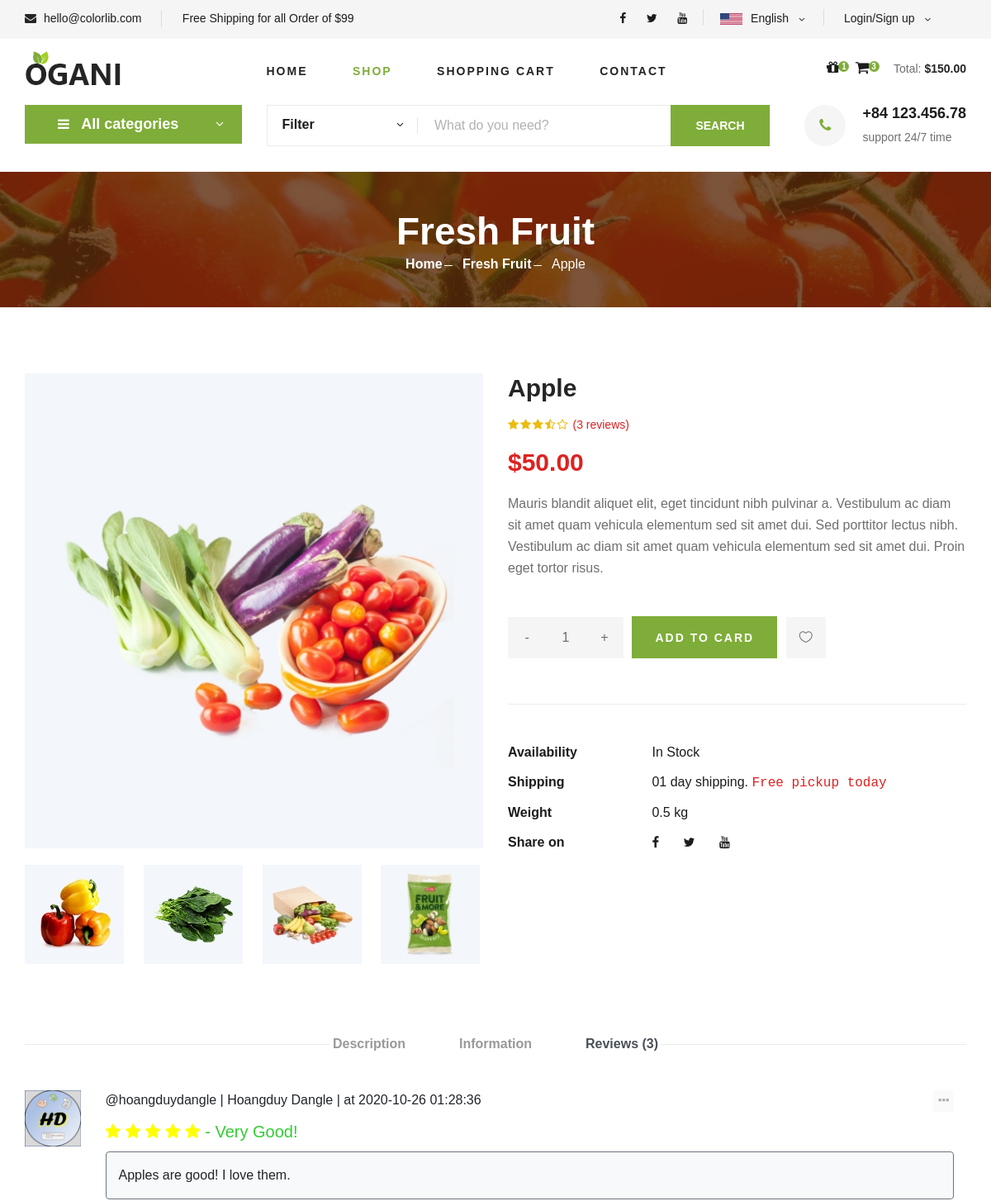
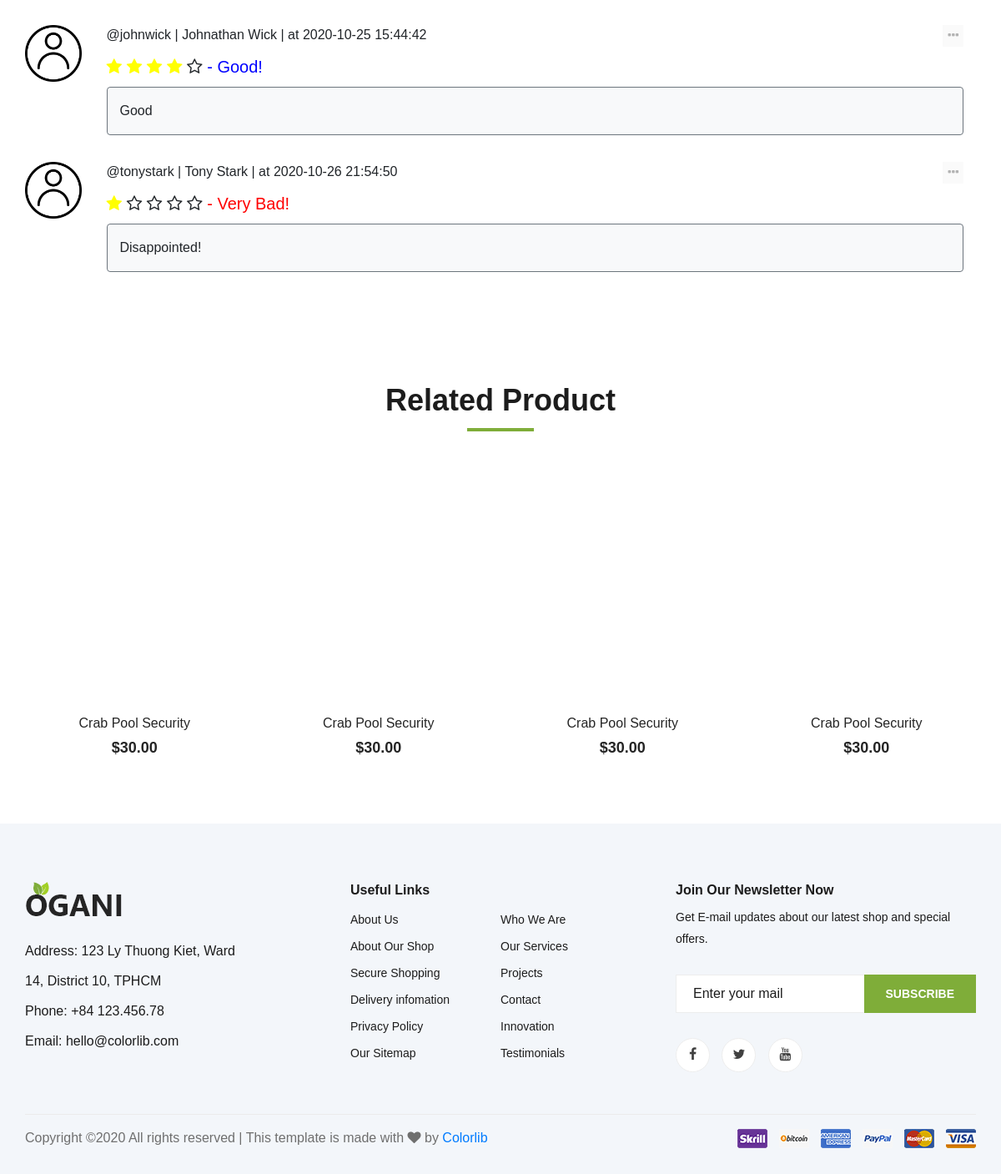
The page /shop/detail/apple on the database its author committed (2 pictures, top to bottom).
### tables this page shows
CREATE TABLE `item` (
  `id_item` varchar(100) NOT NULL,
  `name_item` varchar(100) NOT NULL DEFAULT 'Default name',
  `avatar_item` varchar(500) NOT NULL DEFAULT 'Default link',
  `description_item` varchar(500) NOT NULL DEFAULT 'Default description',
  `price_item` int(11) NOT NULL DEFAULT 0,
  `availability_item` tinyint(1) NOT NULL DEFAULT 1,
  `weight_item` float NOT NULL DEFAULT 0,
  `sale_off_item` int(11) NOT NULL DEFAULT 0,
  `featured` tinyint(1) NOT NULL DEFAULT 0,
  `best_seller_item` tinyint(1) NOT NULL DEFAULT 0,
  `date_created_item` datetime DEFAULT NULL,
  `latest_date_updated_item` datetime DEFAULT NULL,
  `category_item` varchar(100) DEFAULT NULL
);

CREATE TABLE `category` (
  `id_category` varchar(100) NOT NULL,
  `name_category` varchar(100) NOT NULL DEFAULT 'Default name'
);

CREATE TABLE `rating_user_item` (
  `username_user_rating` varchar(100) NOT NULL,
  `id_item_rating` varchar(100) NOT NULL,
  `rating` int(11) NOT NULL,
  `review` varchar(500) DEFAULT NULL,
  `date_rating` datetime NOT NULL
);

CREATE TABLE `user` (
  `username_user` varchar(100) NOT NULL,
  `password_user` varchar(500) NOT NULL,
  `fname_user` varchar(100) NOT NULL,
  `lname_user` varchar(100) NOT NULL,
  `bday_user` date NOT NULL,
  `avatar_user` varchar(500) DEFAULT NULL,
  `address_user` varchar(500) DEFAULT NULL,
  `email_user` varchar(500) DEFAULT NULL,
  `role_user` int(11) DEFAULT NULL
);

### mvc/views/pages/detail.php (the view, shortened to what the rows shown need)
<section class="breadcrumb-section set-bg" data-setbg="/tmdt_201/public/master1/img/breadcrumb.jpg">
    <div class="container">
        <div class="row">
            <div class="col-lg-12 text-center">
                <div class="breadcrumb__text">
                    <?php $item_object = json_decode($data["item"]); ?>
                    <h2><?php echo $item_object->name_category; ?></h2>
                    <div class="breadcrumb__option">
                        <a href="http://localhost/tmdt_201/home">Home</a>
                        <a href="http://localhost/tmdt_201/shop/<?php echo $item_object->category_item; ?>"><?php echo $item_object->name_category; ?></a>
                        <span><?php echo $item_object->name_item; ?></span>
                    </div>
                </div>
            </div>
        </div>
    </div>
</section>
<section class="product-details spad">
    <div class="container">
        <div class="row">
            <div class="col-lg-6 col-md-6">
                <div class="product__details__text">
                    <h3><?php echo $item_object->name_item; ?></h3>
                    <?php $review_list = json_decode($data['review_list']);
                    $size_list = count($review_list);
                    $average_rating = 0;
                    for($i = 0; $i < $size_list; $i++){
                        $average_rating += $review_list[$i]->rating;
                    }
                    $average_rating/=$size_list;
                    ?>
                    <div class="product__details__rating">
                        <i class="fa <?php echo ($average_rating > 0 && $average_rating < 0.3)?'fa-star-o':(($average_rating >= 0.3 && $average_rating < 0.7)?'fa-star-half-o':'fa-star');?>"></i>
                        <i class="fa <?php echo (($average_rating > 1 && $average_rating < 1.3) || $average_rating <= 1)?'fa-star-o':(($average_rating >= 1.3 && $average_rating < 1.7)?'fa-star-half-o':'fa-star');?>"></i>
                        <i class="fa <?php echo (($average_rating > 2 && $average_rating < 2.3) || $average_rating <= 2)?'fa-star-o':(($average_rating >= 2.3 && $average_rating < 2.7)?'fa-star-half-o':'fa-star');?>"></i>
                        <i class="fa <?php echo (($average_rating > 3 && $average_rating < 3.3) || $average_rating <= 3)?'fa-star-o':(($average_rating >= 3.3 && $average_rating < 3.7)?'fa-star-half-o':'fa-star');?>"></i>
                        <i class="fa <?php echo (($average_rating > 4 && $average_rating < 4.3) || $average_rating <= 4)?'fa-star-o':(($average_rating >= 4.3 && $average_rating < 4.7)?'fa-star-half-o':'fa-star');?>"></i>
                        <span>(<?php echo $size_list; ?> reviews)</span>
                    </div>
                    <div class="product__details__price">$50.00</div>
                    <p>Mauris blandit aliquet elit, eget tincidunt nibh pulvinar a. Vestibulum ac diam sit amet quam
                        vehicula elementum sed sit amet dui. Sed porttitor lectus nibh. Vestibulum ac diam sit amet
                        quam vehicula elementum sed sit amet dui. Proin eget tortor risus.</p>
                    <div class="product__details__quantity">
                        <div class="quantity">
                        </div>
                    </div>
                    <a href="#" class="primary-btn">ADD TO CARD</a>
                    <a href="#" class="heart-icon"><span class="icon_heart_alt"></span></a>
                    <ul>
                        <li><b>Availability</b>
                        </li>
                        <li><b>Shipping</b> <span>01 day shipping. <samp>Free pickup today</samp></span></li>
                        <li><b>Weight</b> <span>0.5 kg</span></li>
                        <li><b>Share on</b>
                        </li>
                    </ul>
                </div>
            </div>
            <div class="col-lg-12">
                <div class="product__details__tab">
                    <div class="tab-content">
                        <div class="tab-pane active" id="tabs-3" role="tabpanel">
                            <div class="product__details__tab__desc">
                                <?php
                                for($row = 0; $row < $size_list; $row++){
                                    $id_review = $review_list[$row]->username_user_rating." ".
                                    $review_list[$row]->id_item_rating." ".
                                    $review_list[$row]->date_rating;
                                    $id_review = str_replace(' ', '-', $id_review);
                                    $level_rating = "level-rating-".$id_review;
                                    $comment = "comment-".$id_review;
                                    $rating = $review_list[$row]->rating;
                                    $level_rating_content = '';
                                    $level_rating_color = '';
                                    switch($rating){
                                        case 1:
                                            $level_rating_content = " - Very Bad!";
                                            $level_rating_color = "red";
                                            break;
                                        case 4:
                                            $level_rating_content = " - Good!";
                                            $level_rating_color = "blue";
                                            break;
                                        case 5:
                                            $level_rating_content = " - Very Good!";
                                            $level_rating_color = "limegreen";
                                            break;
                                }
                                ?>
                                <div class="row mb-4">
                                    <div class="col-3 col-md-2 col-lg-1">
                                        <img src="<?php echo $review_list[$row]->avatar_user;?>">
                                    </div>
                                    <div class="col-9 col-md-10 col-lg-11">
                                        <div class="container pl-0 mb-2">
                                            <div class="row">
                                                <div class="col-10">
                                                    @<?php echo $review_list[$row]->username_user_rating." | ".
                                                    $review_list[$row]->fname_user." ".$review_list[$row]->lname_user." | ".
                                                    "at ".$review_list[$row]->date_rating;
                                                    ?>
                                                </div>
                                                <div class="col-2" style="text-align: right;">
                                                    <?php
                                                    $disabled = '';
                                                    if(!isset($_SESSION['username']) ||
                                                        (isset($_SESSION['username'])
                                                        && $_SESSION['username'] != $review_list[$row]->username_user_rating)){
                                                            $disabled = 'disabled';
                                                        }
                                                    ?>
                                                    <button class="border-0 review-option" data-toggle="dropdown" <?php echo $disabled;?>>
                                                        <i class="fa fa-ellipsis-h"></i>
                                                    </button>
                                                </div>
                                            </div>
                                        </div>
                                        <div class="container pl-0 mb-2">
                                            <div class="row">
                                                <div class="col-lg-12">
                                                    <div class="star-rating-disabled mb-2">
                                                        <span class="fa <?php echo $rating > 0?'fa-star':'fa-star-o';?>" data-rating="1"></span>
                                                        <span class="fa <?php echo $rating > 1?'fa-star':'fa-star-o';?>" data-rating="2"></span>
                                                        <span class="fa <?php echo $rating > 2?'fa-star':'fa-star-o';?>" data-rating="3"></span>
                                                        <span class="fa <?php echo $rating > 3?'fa-star':'fa-star-o';?>" data-rating="4"></span>
                                                        <span class="fa <?php echo $rating > 4?'fa-star':'fa-star-o';?>" data-rating="5"></span>
                                                        <span class="level-rating-disabled" id="<?php echo $level_rating;?>" style="color: <?php echo $level_rating_color;?>;">
                                                            <?php echo $level_rating_content;?>
                                                        </span>
                                                    </div>
                                                    <div class="container py-3 bg-light border border-secondary rounded" id="<?php echo $comment;?>">
                                                    <?php echo $review_list[$row]->review == ''?'<i>No comment.</i>':$review_list[$row]->review;?>
                                                    </div>
                                                </div>
                                            </div>
                                        </div>
                                    </div>
                                </div>
                                <?php }
                                ?>
                            </div>
                        </div>
                    </div>
                </div>
            </div>
        </div>
    </div>
</section>
<section class="related-product">
    <div class="container">
        <div class="row">
            <div class="col-lg-12">
                <div class="section-title related__product__title">
                    <h2>Related Product</h2>
                </div>
            </div>
        </div>
    </div>
</section>

### rows shown on the page
item: category_item.name_category "Fresh Fruit", name_item "Apple"
rating_user_item: user.avatar_user (placeholder picture), username_user_rating "hoangduydangle", user.fname_user "Hoangduy", user.lname_user "Dangle", date_rating "2020-10-26 01:28:36", rating "- Very Good!", review "Apples are good! I love them."
rating_user_item: user.avatar_user (placeholder picture), username_user_rating "johnwick", user.fname_user "Johnathan", user.lname_user "Wick", date_rating "2020-10-25 15:44:42", rating "- Good!", review "Good"
rating_user_item: user.avatar_user (placeholder picture), username_user_rating "tonystark", user.fname_user "Tony", user.lname_user "Stark", date_rating "2020-10-26 21:54:50", rating "- Very Bad!", review "Disappointed!"

### other values the page prints
$size_list "3"
